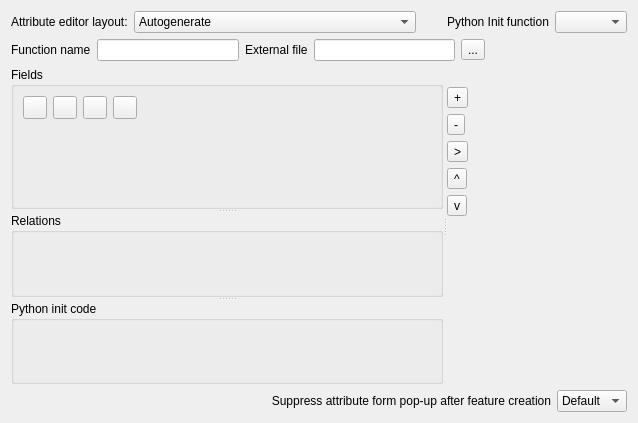
<?xml version="1.0" encoding="UTF-8"?>
<ui version="4.0">
 <class>QgsFieldsPropertiesBase</class>
 <widget class="QWidget" name="QgsFieldsPropertiesBase">
  <property name="geometry">
   <rect>
    <x>0</x>
    <y>0</y>
    <width>638</width>
    <height>423</height>
   </rect>
  </property>
  <layout class="QGridLayout" name="gridLayout_6">
   <item row="0" column="0">
    <layout class="QHBoxLayout" name="horizontalLayout_3">
     <item>
      <widget class="QLabel" name="label_2">
       <property name="text">
        <string>Attribute editor layout:</string>
       </property>
      </widget>
     </item>
     <item>
      <widget class="QComboBox" name="mEditorLayoutComboBox">
       <property name="sizePolicy">
        <sizepolicy hsizetype="MinimumExpanding" vsizetype="Fixed">
         <horstretch>0</horstretch>
         <verstretch>0</verstretch>
        </sizepolicy>
       </property>
       <item>
        <property name="text">
         <string>Autogenerate</string>
        </property>
       </item>
       <item>
        <property name="text">
         <string>Drag and drop designer</string>
        </property>
       </item>
       <item>
        <property name="text">
         <string>Provide ui-file</string>
        </property>
       </item>
      </widget>
     </item>
     <item>
      <spacer name="horizontalSpacer">
       <property name="orientation">
        <enum>Qt::Horizontal</enum>
       </property>
       <property name="sizeType">
        <enum>QSizePolicy::Minimum</enum>
       </property>
       <property name="sizeHint" stdset="0">
        <size>
         <width>25</width>
         <height>20</height>
        </size>
       </property>
      </spacer>
     </item>
     <item>
      <widget class="QLabel" name="label_3">
       <property name="toolTip">
        <string>QGIS forms can have a Python function that is called when the form is opened.
Use this function to add extra logic to your forms.
The function code of the function can be loaded from the source code entered 
in this dialog,  from an external python file or from the environment (for example 
from a plugin or from startup.py).

An example is:

          from PyQt.QtWidgets import QWidget

          def my_form_open(dialog, layer, feature):
	geom = feature.geometry()
	control = dialog.findChild(QWidget,&quot;MyLineEdit&quot;)

Reference in function name: my_form_open

</string>
       </property>
       <property name="text">
        <string>Python Init function</string>
       </property>
      </widget>
     </item>
     <item>
      <widget class="QComboBox" name="mInitCodeSourceComboBox">
       <property name="toolTip">
        <string>QGIS forms can have a Python function that is called when the form is opened.
Use this function to add extra logic to your forms.
The function code of the function can be loaded from the source code entered 
in this dialog,  from an external python file or from the environment (for example 
from a plugin or from startup.py).

An example is:

          from PyQt.QtWidgets import QWidget

          def my_form_open(dialog, layer, feature):
	geom = feature.geometry()
	control = dialog.findChild(QWidget,&quot;MyLineEdit&quot;)

Reference in function name: my_form_open

</string>
       </property>
      </widget>
     </item>
    </layout>
   </item>
   <item row="3" column="0">
    <layout class="QHBoxLayout" name="horizontalLayout">
     <item>
      <widget class="QLabel" name="mFormSuppressLabel">
       <property name="sizePolicy">
        <sizepolicy hsizetype="MinimumExpanding" vsizetype="Maximum">
         <horstretch>0</horstretch>
         <verstretch>0</verstretch>
        </sizepolicy>
       </property>
       <property name="minimumSize">
        <size>
         <width>150</width>
         <height>0</height>
        </size>
       </property>
       <property name="text">
        <string>Suppress attribute form pop-up after feature creation</string>
       </property>
       <property name="alignment">
        <set>Qt::AlignRight|Qt::AlignTrailing|Qt::AlignVCenter</set>
       </property>
       <property name="wordWrap">
        <bool>true</bool>
       </property>
      </widget>
     </item>
     <item>
      <widget class="QComboBox" name="mFormSuppressCmbBx">
       <property name="sizePolicy">
        <sizepolicy hsizetype="Maximum" vsizetype="Fixed">
         <horstretch>0</horstretch>
         <verstretch>0</verstretch>
        </sizepolicy>
       </property>
       <item>
        <property name="text">
         <string>Default</string>
        </property>
       </item>
       <item>
        <property name="text">
         <string>On</string>
        </property>
       </item>
       <item>
        <property name="text">
         <string>Off</string>
        </property>
       </item>
      </widget>
     </item>
    </layout>
   </item>
   <item row="2" column="0">
    <widget class="QSplitter" name="mSplitter">
     <property name="sizePolicy">
      <sizepolicy hsizetype="Expanding" vsizetype="Expanding">
       <horstretch>0</horstretch>
       <verstretch>0</verstretch>
      </sizepolicy>
     </property>
     <property name="orientation">
      <enum>Qt::Horizontal</enum>
     </property>
     <widget class="QWidget" name="mRelationsAndFieldsFrame" native="true">
      <property name="sizePolicy">
       <sizepolicy hsizetype="Preferred" vsizetype="Preferred">
        <horstretch>1</horstretch>
        <verstretch>0</verstretch>
       </sizepolicy>
      </property>
      <layout class="QGridLayout" name="gridLayout_4">
       <item row="0" column="0">
        <widget class="QSplitter" name="splitter">
         <property name="orientation">
          <enum>Qt::Vertical</enum>
         </property>
         <widget class="QgsCollapsibleGroupBox" name="mFieldsGroupBox">
          <property name="title">
           <string>Fields</string>
          </property>
          <layout class="QGridLayout" name="mAttributesListLayout">
           <item row="0" column="0">
            <layout class="QGridLayout" name="gridLayout_3">
             <item row="0" column="1">
              <widget class="QToolButton" name="mDeleteAttributeButton">
               <property name="toolTip">
                <string>Delete field</string>
               </property>
               <property name="text">
                <string/>
               </property>
               <property name="icon">
                <iconset>
                 <normaloff>../../../../.designer/backup/.designer/xpm/delete_attribute.png</normaloff>../../../../.designer/backup/.designer/xpm/delete_attribute.png</iconset>
               </property>
               <property name="shortcut">
                <string>Ctrl+X</string>
               </property>
              </widget>
             </item>
             <item row="0" column="3">
              <widget class="QToolButton" name="mCalculateFieldButton">
               <property name="toolTip">
                <string>Field calculator</string>
               </property>
               <property name="whatsThis">
                <string>Click to toggle table editing</string>
               </property>
               <property name="text">
                <string/>
               </property>
               <property name="checkable">
                <bool>false</bool>
               </property>
              </widget>
             </item>
             <item row="0" column="2">
              <widget class="QToolButton" name="mToggleEditingButton">
               <property name="toolTip">
                <string>Toggle editing mode</string>
               </property>
               <property name="whatsThis">
                <string>Click to toggle table editing</string>
               </property>
               <property name="text">
                <string/>
               </property>
               <property name="checkable">
                <bool>true</bool>
               </property>
              </widget>
             </item>
             <item row="0" column="0">
              <widget class="QToolButton" name="mAddAttributeButton">
               <property name="sizePolicy">
                <sizepolicy hsizetype="Fixed" vsizetype="Fixed">
                 <horstretch>0</horstretch>
                 <verstretch>0</verstretch>
                </sizepolicy>
               </property>
               <property name="toolTip">
                <string>New field</string>
               </property>
               <property name="text">
                <string/>
               </property>
               <property name="icon">
                <iconset>
                 <normaloff>../../../../.designer/backup/.designer/xpm/new_attribute.png</normaloff>../../../../.designer/backup/.designer/xpm/new_attribute.png</iconset>
               </property>
               <property name="shortcut">
                <string>Ctrl+N</string>
               </property>
              </widget>
             </item>
             <item row="0" column="4">
              <spacer name="horizontalSpacer_2">
               <property name="orientation">
                <enum>Qt::Horizontal</enum>
               </property>
               <property name="sizeHint" stdset="0">
                <size>
                 <width>40</width>
                 <height>20</height>
                </size>
               </property>
              </spacer>
             </item>
             <item row="1" column="0" colspan="5">
              <widget class="QWidget" name="mAttributesListFrame" native="true"/>
             </item>
            </layout>
           </item>
          </layout>
         </widget>
         <widget class="QgsCollapsibleGroupBox" name="mRelationsFrame">
          <property name="title">
           <string>Relations</string>
          </property>
          <property name="collapsed" stdset="0">
           <bool>true</bool>
          </property>
          <layout class="QGridLayout" name="mRelationsFrameLayout"/>
         </widget>
         <widget class="QgsCollapsibleGroupBox" name="mPythonInitCodeGroupBox">
          <property name="enabled">
           <bool>true</bool>
          </property>
          <property name="title">
           <string>Python init code</string>
          </property>
          <layout class="QGridLayout" name="gridLayout">
           <item row="0" column="0">
            <widget class="QgsCodeEditorPython" name="mInitCodeEditorPython" native="true"/>
           </item>
          </layout>
         </widget>
        </widget>
       </item>
      </layout>
     </widget>
     <widget class="QStackedWidget" name="mAttributeEditorOptionsWidget">
      <property name="currentIndex">
       <number>1</number>
      </property>
      <widget class="QWidget" name="page">
       <layout class="QGridLayout" name="gridLayout_2">
        <property name="leftMargin">
         <number>0</number>
        </property>
        <property name="topMargin">
         <number>0</number>
        </property>
        <property name="rightMargin">
         <number>0</number>
        </property>
        <property name="bottomMargin">
         <number>0</number>
        </property>
        <item row="0" column="1">
         <layout class="QHBoxLayout" name="horizontalLayout_2">
          <item>
           <widget class="QLineEdit" name="mEditFormLineEdit"/>
          </item>
          <item>
           <widget class="QToolButton" name="pbnSelectEditForm">
            <property name="text">
             <string>...</string>
            </property>
           </widget>
          </item>
         </layout>
        </item>
        <item row="0" column="0">
         <widget class="QLabel" name="label">
          <property name="text">
           <string>Edit UI</string>
          </property>
         </widget>
        </item>
        <item row="2" column="0" colspan="2">
         <spacer name="verticalSpacer">
          <property name="orientation">
           <enum>Qt::Vertical</enum>
          </property>
          <property name="sizeHint" stdset="0">
           <size>
            <width>20</width>
            <height>40</height>
           </size>
          </property>
         </spacer>
        </item>
       </layout>
      </widget>
      <widget class="QWidget" name="page_2">
       <layout class="QGridLayout" name="gridLayout_5">
        <property name="leftMargin">
         <number>0</number>
        </property>
        <property name="topMargin">
         <number>0</number>
        </property>
        <property name="rightMargin">
         <number>0</number>
        </property>
        <property name="bottomMargin">
         <number>0</number>
        </property>
        <property name="horizontalSpacing">
         <number>0</number>
        </property>
        <item row="0" column="0">
         <widget class="QWidget" name="mAttributesTreeButtonFrame" native="true">
          <property name="sizePolicy">
           <sizepolicy hsizetype="Minimum" vsizetype="Preferred">
            <horstretch>0</horstretch>
            <verstretch>0</verstretch>
           </sizepolicy>
          </property>
          <property name="maximumSize">
           <size>
            <width>30</width>
            <height>16777215</height>
           </size>
          </property>
          <layout class="QVBoxLayout" name="verticalLayout">
           <property name="spacing">
            <number>6</number>
           </property>
           <property name="leftMargin">
            <number>0</number>
           </property>
           <property name="topMargin">
            <number>0</number>
           </property>
           <property name="rightMargin">
            <number>0</number>
           </property>
           <property name="bottomMargin">
            <number>0</number>
           </property>
           <item>
            <spacer name="verticalSpacer_4">
             <property name="orientation">
              <enum>Qt::Vertical</enum>
             </property>
             <property name="sizeType">
              <enum>QSizePolicy::Fixed</enum>
             </property>
             <property name="sizeHint" stdset="0">
              <size>
               <width>20</width>
               <height>20</height>
              </size>
             </property>
            </spacer>
           </item>
           <item>
            <widget class="QToolButton" name="mAddTabOrGroupButton">
             <property name="text">
              <string>+</string>
             </property>
             <property name="icon">
              <iconset resource="../../images/images.qrc">
               <normaloff>:/images/themes/default/symbologyAdd.svg</normaloff>:/images/themes/default/symbologyAdd.svg</iconset>
             </property>
            </widget>
           </item>
           <item>
            <widget class="QToolButton" name="mRemoveTabGroupItemButton">
             <property name="text">
              <string>-</string>
             </property>
             <property name="icon">
              <iconset resource="../../images/images.qrc">
               <normaloff>:/images/themes/default/symbologyRemove.svg</normaloff>:/images/themes/default/symbologyRemove.svg</iconset>
             </property>
            </widget>
           </item>
           <item>
            <widget class="QToolButton" name="mAddItemButton">
             <property name="text">
              <string>&gt;</string>
             </property>
             <property name="icon">
              <iconset resource="../../images/images.qrc">
               <normaloff>:/images/themes/default/mActionArrowRight.png</normaloff>:/images/themes/default/mActionArrowRight.png</iconset>
             </property>
            </widget>
           </item>
           <item>
            <widget class="QToolButton" name="mMoveUpItem">
             <property name="text">
              <string>^</string>
             </property>
             <property name="icon">
              <iconset resource="../../images/images.qrc">
               <normaloff>:/images/themes/default/mActionArrowUp.png</normaloff>:/images/themes/default/mActionArrowUp.png</iconset>
             </property>
            </widget>
           </item>
           <item>
            <widget class="QToolButton" name="mMoveDownItem">
             <property name="text">
              <string>v</string>
             </property>
             <property name="icon">
              <iconset resource="../../images/images.qrc">
               <normaloff>:/images/themes/default/mActionArrowDown.png</normaloff>:/images/themes/default/mActionArrowDown.png</iconset>
             </property>
            </widget>
           </item>
           <item>
            <spacer name="verticalSpacer_3">
             <property name="orientation">
              <enum>Qt::Vertical</enum>
             </property>
             <property name="sizeHint" stdset="0">
              <size>
               <width>5</width>
               <height>176</height>
              </size>
             </property>
            </spacer>
           </item>
          </layout>
         </widget>
        </item>
        <item row="0" column="1">
         <widget class="QWidget" name="mAttributesTreeFrame" native="true">
          <property name="autoFillBackground">
           <bool>true</bool>
          </property>
          <layout class="QGridLayout" name="mDesignerListLayout">
           <property name="leftMargin">
            <number>0</number>
           </property>
           <property name="topMargin">
            <number>0</number>
           </property>
           <property name="rightMargin">
            <number>0</number>
           </property>
           <property name="bottomMargin">
            <number>0</number>
           </property>
          </layout>
         </widget>
        </item>
       </layout>
      </widget>
     </widget>
    </widget>
   </item>
   <item row="1" column="0">
    <widget class="QWidget" name="mInitFunctionContainer" native="true">
     <property name="sizePolicy">
      <sizepolicy hsizetype="Preferred" vsizetype="Minimum">
       <horstretch>0</horstretch>
       <verstretch>0</verstretch>
      </sizepolicy>
     </property>
     <layout class="QHBoxLayout" name="horizontalLayout_4">
      <property name="leftMargin">
       <number>0</number>
      </property>
      <property name="topMargin">
       <number>0</number>
      </property>
      <property name="rightMargin">
       <number>0</number>
      </property>
      <property name="bottomMargin">
       <number>0</number>
      </property>
      <item>
       <widget class="QLabel" name="mInitFunctionLabel">
        <property name="text">
         <string>Function name</string>
        </property>
       </widget>
      </item>
      <item>
       <widget class="QLineEdit" name="mInitFunctionLineEdit">
        <property name="toolTip">
         <string>Enter the name of the form init function.</string>
        </property>
       </widget>
      </item>
      <item>
       <widget class="QLabel" name="mInitFilePathLabel">
        <property name="text">
         <string>External file</string>
        </property>
       </widget>
      </item>
      <item>
       <widget class="QLineEdit" name="mInitFilePathLineEdit"/>
      </item>
      <item>
       <widget class="QToolButton" name="pbtnSelectInitFilePath">
        <property name="text">
         <string>...</string>
        </property>
       </widget>
      </item>
      <item>
       <spacer name="horizontalSpacer_4">
        <property name="orientation">
         <enum>Qt::Horizontal</enum>
        </property>
        <property name="sizeHint" stdset="0">
         <size>
          <width>0</width>
          <height>0</height>
         </size>
        </property>
       </spacer>
      </item>
     </layout>
    </widget>
   </item>
  </layout>
 </widget>
 <customwidgets>
  <customwidget>
   <class>QgsCollapsibleGroupBox</class>
   <extends>QGroupBox</extends>
   <header>qgscollapsiblegroupbox.h</header>
   <container>1</container>
  </customwidget>
  <customwidget>
   <class>QgsCodeEditorPython</class>
   <extends>QWidget</extends>
   <header>qgscodeeditorpython.h</header>
   <container>1</container>
  </customwidget>
 </customwidgets>
 <tabstops>
  <tabstop>mEditorLayoutComboBox</tabstop>
  <tabstop>mInitCodeSourceComboBox</tabstop>
  <tabstop>mInitFunctionLineEdit</tabstop>
  <tabstop>mInitFilePathLineEdit</tabstop>
  <tabstop>pbtnSelectInitFilePath</tabstop>
  <tabstop>mAddAttributeButton</tabstop>
  <tabstop>mDeleteAttributeButton</tabstop>
  <tabstop>mToggleEditingButton</tabstop>
  <tabstop>mCalculateFieldButton</tabstop>
  <tabstop>mAddTabOrGroupButton</tabstop>
  <tabstop>mRemoveTabGroupItemButton</tabstop>
  <tabstop>mAddItemButton</tabstop>
  <tabstop>mMoveUpItem</tabstop>
  <tabstop>mMoveDownItem</tabstop>
  <tabstop>mFormSuppressCmbBx</tabstop>
  <tabstop>pbnSelectEditForm</tabstop>
  <tabstop>mEditFormLineEdit</tabstop>
 </tabstops>
 <resources>
  <include location="../../images/images.qrc"/>
 </resources>
 <connections/>
</ui>
